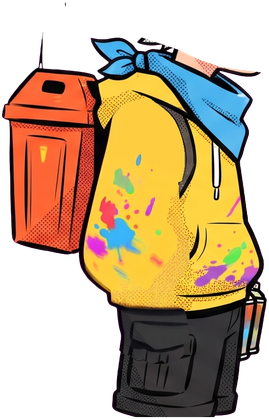
#> input picture Gemini/卡44_跑步重做_学习后/部件A4/torso.png, 269 x 419 px
$ python split_pack.py
#> lines starting #> are read from the running program, lines starting #| are printed output that depends on the picture; after the words box and inside, x2 and y2 are one past the last pixel; in counts of white or black regions, pixels touching at a corner belong together
### Gemini/卡44_跑步重做_学习后/scipy_free.py
import numpy as np
def medfilt(v, k):
    h = k // 2; p = np.pad(v, h, mode='edge'); return np.array([np.median(p[i:i + k]) for i in range(len(v))])

### Gemini/卡44_跑步重做_学习后/split_pack.py
# 身体图拆成「身体（不带背包）」+「背包」：背包本来就画在卫衣后面（卫衣后背的描边完整），所以拆开不会露空
import json, numpy as np, cv2
from PIL import Image
T = np.asarray(Image.open('部件A4/torso.png').convert('RGBA')).astype(np.float32); H, W = T.shape[:2]
#> after `H, W = T.shape[:2]`: H = 419; W = 269
r, g, b, a = [T[..., i] for i in range(4)]
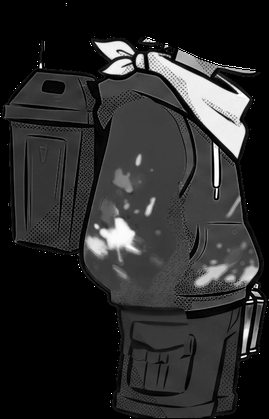
#> b: shape (419, 269) float32; min 0, max 255, mean 43
yellow = (a > 128) & (r > 190) & (g > 150) & (b < 140) & (r - b > 80)
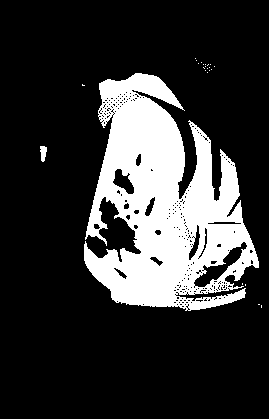
#> yellow: shape (419, 269) bool; 21.1% white; 24 white regions (22 under 20 px), largest, box (x1, y1, x2, y2) and area: (84, 73, 259, 311) 23633, (40, 146, 47, 162) 82
blue = (a > 60) & (b > r + 25) & (b > 120)
#> blue: shape (419, 269) bool; 4.9% white; 15 white regions (6 under 20 px), largest, box (x1, y1, x2, y2) and area: (148, 52, 250, 158) 3748, (100, 218, 139, 253) 706, (95, 41, 135, 60) 427
skin = (a > 60) & (r > 200) & (g > 150) & (b > 120) & (r > b + 30)
#> skin: shape (419, 269) bool; 0.57% white; 87 white regions (84 under 20 px), largest, box (x1, y1, x2, y2) and area: (176, 50, 217, 77) 370, (226, 68, 254, 73) 55, (253, 330, 258, 340) 25
# 卫衣 = 黄色里最大的那一块（桶身上的小黄标不算）
ny, ly, sy, _ = cv2.connectedComponentsWithStats(yellow.astype(np.uint8), 8)
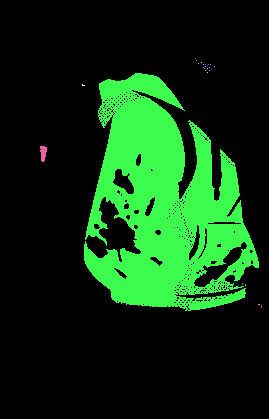
#> ly: shape (419, 269) int32; 25 distinct labels, from 0 to 24; one colour per label, 0 black
#> ny = 25; sy = 25 rows, first 6: [0, 0, 269, 419, 88964], [195, 58, 1, 1, 1], [196, 60, 1, 1, 1], [198, 63, 1, 1, 1], [201, 62, 1, 1, 1], [203, 64, 1, 1, 1]
big = 1 + int(np.argmax(sy[1:, cv2.CC_STAT_AREA])); yellow = ly == big
#> after `big = 1 + int(np.argmax(sy[1:, cv2.CC_STAT_AREA]))`: big = 17
#> after `yellow = ly == big`: yellow: shape (419, 269) bool; 21% white; 1 white region, box (x1, y1, x2, y2) and area: (84, 73, 259, 311) 23633
pack = np.zeros((H, W), bool); edge = np.full(H, -1)
#> after `edge = np.full(H, -1)`: edge = 419 values from -1 to -1
lims = np.array([(np.nonzero(yellow[y])[0].min() - 7) if yellow[y].any() else 104 for y in range(H)], float)
#> lims = 419 values, max 179 at index 309, min 77 at index 244, mean 97.99
lims = np.minimum(lims, 104)
#> lims = 419 values, max 104 at index 0, min 77 at index 244, mean 96.75
from scipy_free import medfilt
lims = medfilt(lims, 15)
#> in medfilt, `p = np.pad(v, h, mode='edge')`: p = 433 values, max 104 at index 0, min 77 at index 251, mean 96.99
#> lims = 419 values, max 104 at index 0, min 77 at index 244, mean 96.71
for y in range(H):
    pack[y] = (a[y] > 8) & (np.arange(W) < lims[y]) & ~blue[y] & ~skin[y]
#> pack: shape (419, 269) bool; 13.1% white; 7 white regions (3 under 20 px), largest, box (x1, y1, x2, y2) and area: (2, 32, 104, 255) 14542, (90, 37, 104, 59) 127, (97, 66, 104, 76) 45, (85, 275, 104, 292) 38
# 只要和橙色桶身连着的那一块（去掉卫衣下摆、短裤之类左边的零碎）
orange = (a > 128) & (r > 150) & (g < 150) & (b < 120) & (r - g > 70)
#> orange: shape (419, 269) bool; 10.5% white; 136 white regions (130 under 20 px), largest, box (x1, y1, x2, y2) and area: (11, 121, 94, 251) 8013, (4, 72, 95, 124) 3002, (99, 197, 116, 229) 341, (246, 305, 253, 320) 89, (150, 257, 163, 266) 49, (256, 305, 261, 315) 34
n, lab = cv2.connectedComponents(pack.astype(np.uint8), 8)
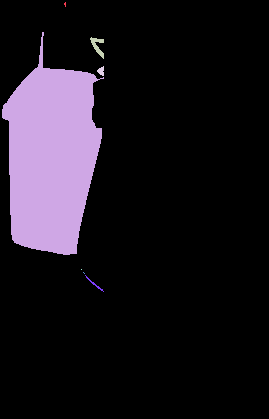
#> lab: shape (419, 269) int32; 8 distinct labels, from 0 to 7; one colour per label, 0 black
#> n = 8
keep = set(np.unique(lab[orange & pack])) - {0}
#> keep = 1 item
pack = np.isin(lab, list(keep))
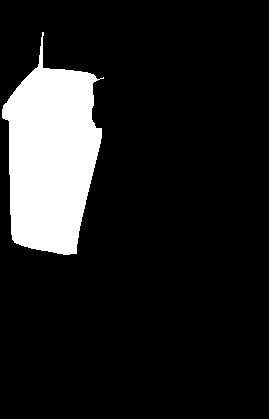
#> pack: shape (419, 269) bool; 12.9% white; 1 white region, box (x1, y1, x2, y2) and area: (2, 32, 104, 255) 14542
ys, xs = np.nonzero(pack); print('背包 bbox', xs.min(), xs.max(), ys.min(), ys.max(), '像素', pack.sum())
#> after `ys, xs = np.nonzero(pack)`: ys = 14542 values from 32 to 254; xs = 14542 values, max 103 at index 637, min 2 at index 3155, mean 50.63
#| 背包 bbox 2 103 32 254 像素 14542
body = T.copy(); body[pack, 3] = 0
#> after `body[pack, 3] = 0`: body: shape (419, 269, 4) float32; mean R, G, B, A 96.7, 73.4, 43, 123.5
P = np.zeros_like(T); P[pack] = T[pack]
#> after `P[pack] = T[pack]`:
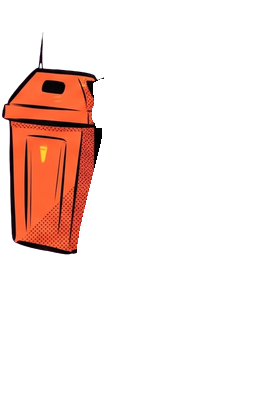
#> P: shape (419, 269, 4) float32; mean R, G, B, A 24.4, 9.6, 5.7, 32.4; transparent parts drawn white
x0, x1, y0, y1 = max(0, xs.min() - 3), min(W, xs.max() + 4), max(0, ys.min() - 3), min(H, ys.max() + 4)
#> x0 = 0; x1 = 107; y0 = 29; y1 = 258
pk = P[y0:y1, x0:x1]
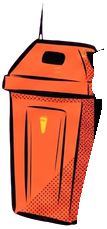
#> pk: shape (229, 107, 4) float32; mean R, G, B, A 112.5, 44.1, 26.1, 149; transparent parts drawn white
Image.fromarray(body.astype(np.uint8), 'RGBA').save('部件A4/torso_nopack.png'); Image.fromarray(pk.astype(np.uint8), 'RGBA').save('部件A4/pack_can.png')
# 挂点：背包右上角（肩带挂的地方）≈ 桶身右边缘、从上往下 30%
yy = int(ys.min() + .3 * (ys.max() - ys.min())); rx = xs[ys == yy].max() if (ys == yy).any() else xs.max()
#> after `yy = int(ys.min() + 0.3 * (ys.max() - ys.min()))`: yy = 98
#> after `rx = xs[ys == yy].max() if (ys == yy).any() else xs.max()`: rx = 93
piv_px = np.array([rx - x0, yy - y0], float); SC = 5.0
#> after `piv_px = np.array([rx - x0, yy - y0], float)`: piv_px = [93, 69]
#> (the run stopped early here; a loop or call above may not have finished)

$ run again, with Gemini/卡44_跑步重做_学习后/部件A4/foot.png copied over Gemini/卡44_跑步重做_学习后/部件A4/torso.png
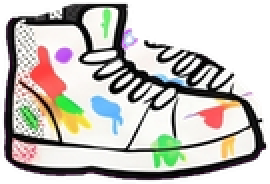
#> input picture Gemini/卡44_跑步重做_学习后/部件A4/foot.png, 135 x 92 px (shown 2 times larger)
#> blue: shape (92, 135) bool; 2.4% white; 5 white regions (1 under 20 px), largest, box (x1, y1, x2, y2) and area: (45, 47, 62, 68) 179, (28, 24, 36, 31) 45, (77, 37, 94, 44) 45, (61, 15, 68, 24) 33
#> `skin = (a > 60) & (r > 200) & (g > 150) & (b > 120) & (r > b + 30)`:
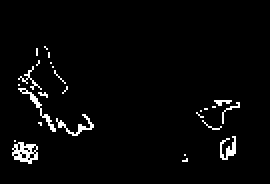
#> skin: shape (92, 135) bool (shown 2 times larger); 2.9% white in thin lines or dots, all inside (x1, y1, x2, y2) = (6, 23, 120, 82)
#> ly: shape (92, 135) int32; 5 distinct labels, from 0 to 4
#> ny = 5; sy = [[0, 0, 135, 92, 12203], [20, 47, 25, 20, 133], [17, 48, 10, 15, 25], [111, 51, 9, 3, 18], [111, 68, 6, 11, 41]]
#> big = 1
#> `lims = np.array([(np.nonzero(yellow[y])[0].min() - 7) if yellow[y].any..`: lims = 92 values, max 104 at index 0, min 13 at index 47, mean 85.87
#> p = 106 values, max 104 at index 0, min 13 at index 54, mean 88.26
#> `lims = medfilt(lims, 15)`: lims = 92 values, max 104 at index 0, min 19 at index 47, mean 86.11
#> orange: shape (92, 135) bool; 2.5% white; 5 white regions (3 under 20 px), largest, box (x1, y1, x2, y2) and area: (15, 23, 33, 51) 216, (99, 53, 114, 64) 89
#> lab: shape (92, 135) int32; 5 distinct labels, from 0 to 4
#> n = 5
#> keep = 2 items
#> ys = 5865 values from 1 to 90; xs = 5865 values, max 103 at index 1736, min 1 at index 3646, mean 48.34
#| 背包 bbox 1 103 1 90 像素 5865
#> x0 = 0; x1 = 107; y0 = 0; y1 = 92
#> `pk = P[y0:y1, x0:x1]`:
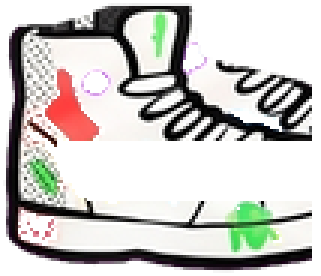
#> pk: shape (92, 107, 4) float32 (shown 3 times larger); mean R, G, B, A 94.3, 92.3, 89, 147.3; transparent parts drawn white
#> yy = 27
#> rx = 102
#> piv_px = [102, 27]

$ run again, with Gemini/卡44_跑步重做_学习后/部件A4/fore.png copied over Gemini/卡44_跑步重做_学习后/部件A4/torso.png
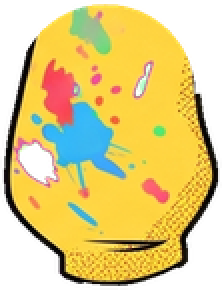
#> input picture Gemini/卡44_跑步重做_学习后/部件A4/fore.png, 111 x 145 px (shown 2 times larger)
#> blue: shape (145, 111) bool; 5.1% white; 6 white regions (4 under 20 px), largest, box (x1, y1, x2, y2) and area: (21, 51, 62, 93) 759, (35, 102, 48, 113) 45
#> skin: shape (145, 111) bool; 0.62% white in thin lines or dots, all inside (x1, y1, x2, y2) = (6, 8, 77, 124)
#> `ny, ly, sy, _ = cv2.connectedComponentsWithStats(yellow.astype(np.uint..`:
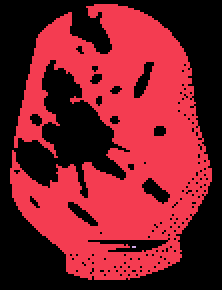
#> ly: shape (145, 111) int32 (shown 2 times larger); 3 distinct labels, from 0 to 2; one colour per label, 0 black
#> ny = 3; sy = [[0, 0, 111, 145, 7997], [5, 2, 101, 138, 8096], [66, 123, 2, 1, 2]]
#> big = 1
#> `lims = np.array([(np.nonzero(yellow[y])[0].min() - 7) if yellow[y].any..`: lims = 145 values, max 104 at index 0, min -2 at index 84, mean 14.1
#> p = 159 values, max 104 at index 0, min -2 at index 91, mean 22.02
#> `lims = medfilt(lims, 15)`: lims = 145 values, max 104 at index 0, min -2 at index 84, mean 13.99
#> `orange = (a > 128) & (r > 150) & (g < 150) & (b < 120) & (r - g > 70)`:
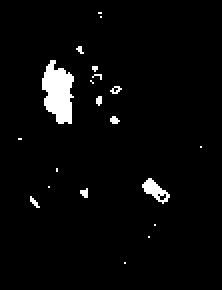
#> orange: shape (145, 111) bool (shown 2 times larger); 3.3% white; 20 white regions (18 under 20 px), largest, box (x1, y1, x2, y2) and area: (21, 30, 37, 62) 350, (71, 89, 85, 102) 82
#> lab: shape (145, 111) int32; 3 distinct labels, from 0 to 2
#> n = 3
#> keep = 0 items
#> ys = empty array
